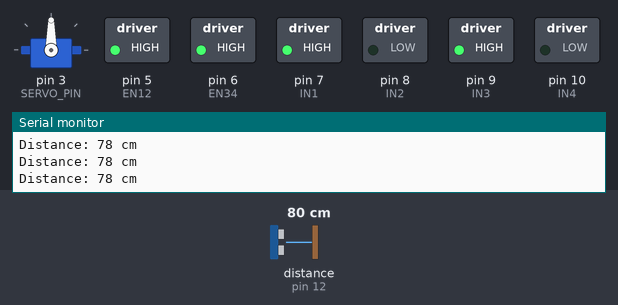
The sketch below on a simulated Arduino Uno, built with avr-gcc and run on an emulated ATmega328P. Shown: servo, switched loads named in the sketch (green lamp = pin HIGH), the last lines printed to the serial monitor. Wiring (inferred from the names in the program): ultrasonic range finder: trigger pin 11; echo pin 12. The test bench sets the inputs (shaded band); at power-on: distance to the obstacle (sensor on pin 12) 80 cm. The echo pulse lasts 58.3 µs per cm; pins used as bus, display or sensor lines are not drawn.

Above: at 1.2 s.
1.3 s: distance to the obstacle (sensor on pin 12) set to 13 cm
2.8 s: distance to the obstacle (sensor on pin 12) set to 10 cm
At 4.8 s:
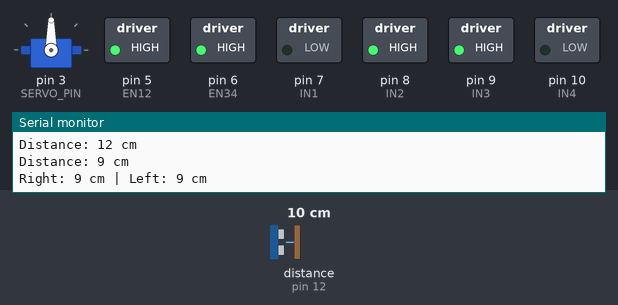
5.8 s: distance to the obstacle (sensor on pin 12) set to 18 cm
At 8.7 s:
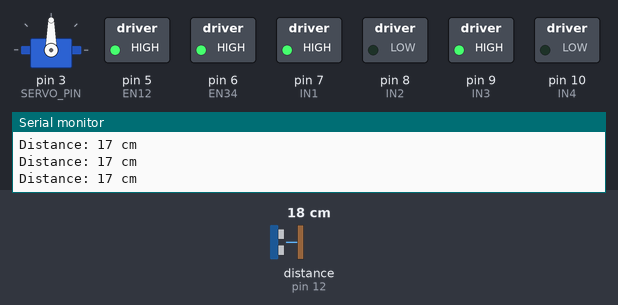
8.8 s: distance to the obstacle (sensor on pin 12) set to 2 cm
At 9.5 s:
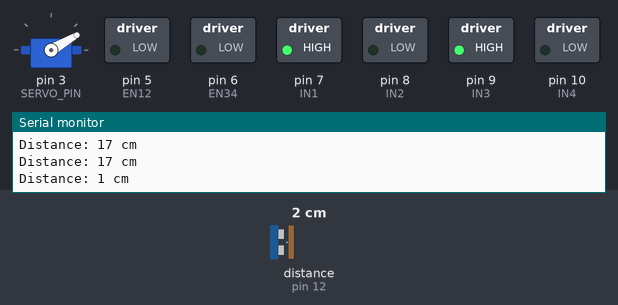
Timing chart, 0 to 12.8 s (numbered marks = the images above; inputs shaded):
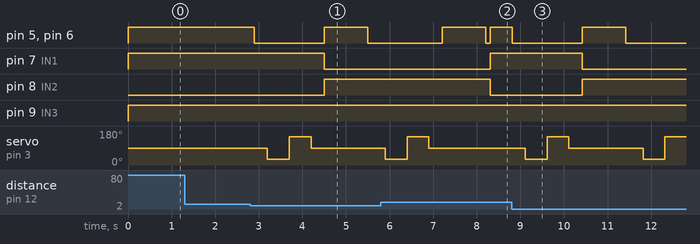

Measured:
- the behaviour switches between 12 and 11 cm on distance to the obstacle (sensor on pin 12) (found by bisection; images 0 and 1)
- after the input at 2.8 s, pin 5 (EN12), pin 6 (EN34): HIGH → LOW after 0.10 s, → HIGH 1.6 s later, → LOW 1.0 s later; pin 7 (IN1): HIGH → LOW after 1.7 s; pin 8 (IN2): LOW → HIGH after 1.7 s; servo on pin 3 (SERVO_PIN): 90° → 30° after 0.40 s, → 150° 0.50 s later, → 90° 0.50 s later
- after the input at 5.8 s, pin 7 (IN1): LOW → HIGH after 2.5 s; pin 8 (IN2): HIGH → LOW after 2.5 s
- after the input at 8.8 s, pin 5 (EN12), pin 6 (EN34): HIGH → LOW at once, → HIGH 1.6 s later, → LOW 1.0 s later; pin 7 (IN1): HIGH → LOW after 1.6 s; pin 8 (IN2): LOW → HIGH after 1.6 s; servo on pin 3 (SERVO_PIN): 90° → 30° after 0.31 s, → 150° 0.50 s later, → 90° 0.50 s later, → 30° 1.7 s later, … (5 changes in this stretch)

The sketch:

Robot-Car-L293D.ino
```cpp
#include <Servo.h>

// ================= MOTOR PINS =================

// Motors 1 & 2
const int EN12 = 5;
const int IN1 = 7;
const int IN2 = 8;

// Motors 3 & 4
const int EN34 = 6;
const int IN3 = 9;
const int IN4 = 10;


// ================= ULTRASONIC =================

const int TRIG_PIN = 11;
const int ECHO_PIN = 12;


// ================= SERVO =================

const int SERVO_PIN = 3;

Servo myServo;


// ================= VARIABLES =================

const int OBSTACLE_DISTANCE = 10;


// ================= SETUP =================

void setup() {

  // Motor pins
  pinMode(EN12, OUTPUT);
  pinMode(IN1, OUTPUT);
  pinMode(IN2, OUTPUT);

  pinMode(EN34, OUTPUT);
  pinMode(IN3, OUTPUT);
  pinMode(IN4, OUTPUT);

  // Ultrasonic
  pinMode(TRIG_PIN, OUTPUT);
  pinMode(ECHO_PIN, INPUT);

  // Servo
  myServo.attach(SERVO_PIN);
  myServo.write(90);

  Serial.begin(9600);
}


// ================= DISTANCE =================

long getDistance() {

  digitalWrite(TRIG_PIN, LOW);
  delayMicroseconds(2);

  digitalWrite(TRIG_PIN, HIGH);
  delayMicroseconds(10);

  digitalWrite(TRIG_PIN, LOW);

  long duration = pulseIn(ECHO_PIN, HIGH, 30000);

  if (duration == 0) {
    return 999;
  }

  long distance = duration * 0.034 / 2;

  return distance;
}


// ================= STOP =================

void stopMotors() {

  analogWrite(EN12, 0);
  analogWrite(EN34, 0);
}


// ================= FORWARD =================

void moveForward() {

  digitalWrite(IN1, HIGH);
  digitalWrite(IN2, LOW);

  digitalWrite(IN3, HIGH);
  digitalWrite(IN4, LOW);

  analogWrite(EN12, 255);
  analogWrite(EN34, 255);
}


// ================= BACKWARD =================

void moveBackward() {

  digitalWrite(IN1, LOW);
  digitalWrite(IN2, HIGH);

  digitalWrite(IN3, LOW);
  digitalWrite(IN4, HIGH);

  analogWrite(EN12, 255);
  analogWrite(EN34, 255);
}


// ================= RIGHT =================

void turnRight() {

  digitalWrite(IN1, HIGH);
  digitalWrite(IN2, LOW);

  digitalWrite(IN3, LOW);
  digitalWrite(IN4, HIGH);

  analogWrite(EN12, 255);
  analogWrite(EN34, 255);
}


// ================= LEFT =================

void turnLeft() {

  digitalWrite(IN1, LOW);
  digitalWrite(IN2, HIGH);

  digitalWrite(IN3, HIGH);
  digitalWrite(IN4, LOW);

  analogWrite(EN12, 255);
  analogWrite(EN34, 255);
}


// ================= OBSTACLE AVOIDANCE =================

void avoidObstacle() {

  // Stop immediately
  stopMotors();
  delay(300);

  // Look right
  myServo.write(30);
  delay(500);

  long rightDistance = getDistance();

  // Look left
  myServo.write(150);
  delay(500);

  long leftDistance = getDistance();

  // Return servo to center
  myServo.write(90);
  delay(300);


  Serial.print("Right: ");
  Serial.print(rightDistance);

  Serial.print(" cm | Left: ");
  Serial.print(leftDistance);

  Serial.println(" cm");


  // Choose the direction with more space

  if (rightDistance > leftDistance) {

    turnRight();
    delay(1000);

  } else {

    turnLeft();
    delay(1000);
  }

  stopMotors();
}


// ================= MAIN PROGRAM =================

void loop() {

  // ---------- FORWARD 30 SECONDS ----------

  unsigned long startForward = millis();

  while (millis() - startForward < 30000) {

    long distance = getDistance();

    Serial.print("Distance: ");
    Serial.print(distance);
    Serial.println(" cm");

    if (distance <= OBSTACLE_DISTANCE) {

      avoidObstacle();

    } else {

      moveForward();
    }

    delay(100);
  }


  // ---------- BACKWARD 60 SECONDS ----------

  unsigned long startBackward = millis();

  while (millis() - startBackward < 60000) {

    long distance = getDistance();

    if (distance <= OBSTACLE_DISTANCE) {

      avoidObstacle();

    } else {

      moveBackward();
    }

    delay(100);
  }


  // ---------- RIGHT / LEFT 60 SECONDS ----------

  unsigned long startTurning = millis();

  while (millis() - startTurning < 60000) {

    long distance = getDistance();

    if (distance <= OBSTACLE_DISTANCE) {

      avoidObstacle();

    } else {

      turnRight();
      delay(5000);

      distance = getDistance();

      if (distance <= OBSTACLE_DISTANCE) {

        avoidObstacle();

      } else {

        turnLeft();
        delay(5000);
      }
    }
  }


  // ---------- FINISH ----------

  stopMotors();

  delay(2000);
}
```
